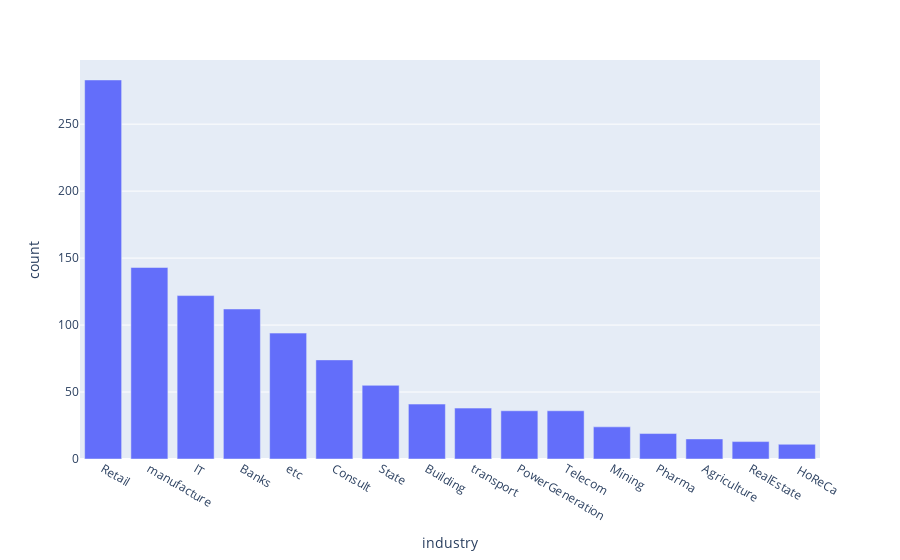

Notebook cell for this chart:
### Code cell
fig = px.bar(data["industry"].value_counts().reset_index().rename(columns={"industry": "count", "index": "industry"}), x="industry", y="count")
fig.show()

### Figure 1 — Plotly figure (JSON) as saved in the notebook; plotly's stock layout.template omitted (floating-point values rounded to 4 significant figures)
{"data": [{"alignmentgroup": "True", "hovertemplate": "industry=%{x}<br>count=%{y}<extra></extra>", "legendgroup": "", "marker": {"color": "#636efa", "pattern": {"shape": ""}}, "name": "", "offsetgroup": "", "orientation": "v", "showlegend": false, "textposition": "auto", "type": "bar", "x": ["Retail", "manufacture", "IT", "Banks", "etc", "Consult", "State", "Building", "transport", "PowerGeneration", "Telecom", "Mining", "Pharma", "Agriculture", "RealEstate", " HoReCa"], "xaxis": "x", "y": [283, 143, 122, 112, 94, 74, 55, 41, 38, 36, 36, 24, 19, 15, 13, 11], "yaxis": "y"}], "layout": {"barmode": "relative", "legend": {"tracegroupgap": 0}, "margin": {"t": 60}, "xaxis": {"anchor": "y", "domain": [0, 1], "title": {"text": "industry"}}, "yaxis": {"anchor": "x", "domain": [0, 1], "title": {"text": "count"}}}}
